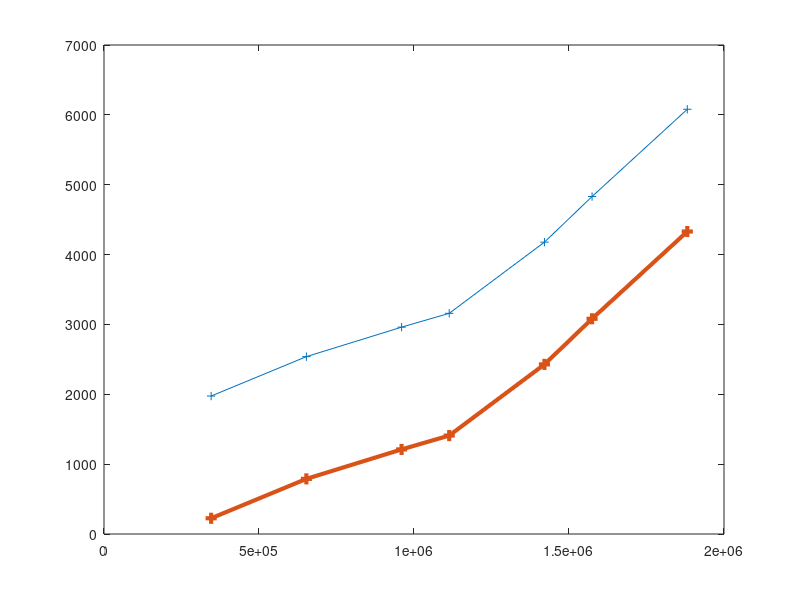

The MATLAB script that drew this image: (Note: this script raises an error after producing the figure.)
feq = [345600, 652800, 960000, 1113600, 1420800, 1574400, 1881600]
sp = [1750]
rp = [1975, 2539, 2961, 3159, 4178, 4831, 6080]
p =[225, 789, 1211, 1409, 2428, 3081, 4330]
t = [1232, 590, 517, 424, 326, 285, 248.]

plot(feq, rp, '-+',feq, p, '-+', 'LineWidth', 3, 'MarkerSize', 8)
hold on
yline(1750, '-g.', 'LineWidth', 3)
legend("$$Busy$$","$$Inference$$","$$Idle$$",'fontsize',18, 'Interpreter', "latex")
ylabel("")
xlabel("CPU Feq (Hz)")
ylim([0, 7000])
xlim([345600, 1881600])
ylabel("Power (mW)")

grid on
box on
set(gca,'fontname','aakar') 
ax = gca; 
ax.FontSize = 18; 

set(gcf,'Position',[500 300 800 347])
